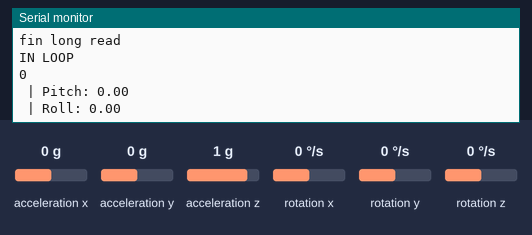
Recording of a sketch running on a simulated Arduino Uno, built with avr-gcc and run on an emulated ATmega328P. On the bench: the last lines printed to the serial monitor. Wiring (inferred from the names in the program): MPU-6050 motion sensor at I2C address 0x68. Inputs (shaded band) come from the test bench; at power-on: acceleration z 1 g, acceleration x 0 g, acceleration y 0 g, rotation x 0 °/s, rotation y 0 °/s, rotation z 0 °/s.

Above: at 1.4 s.
1.5 s: acceleration z set to 0 g
At 2.6 s:
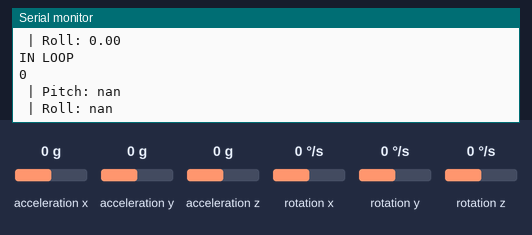
3.8 s: acceleration x set to -1.4 g
At 5.1 s:
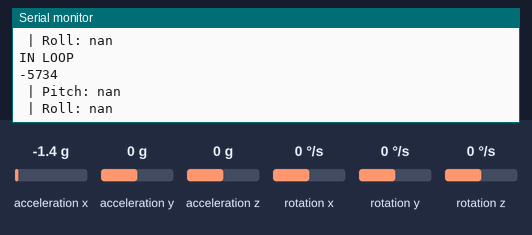
5.3 s: acceleration x set to -0.8 g
At 7.2 s:
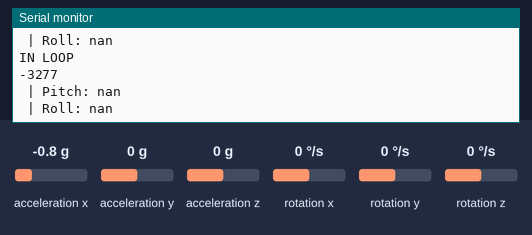
Timing chart, 0 to 8.7 s (numbered marks = the images above; inputs shaded):
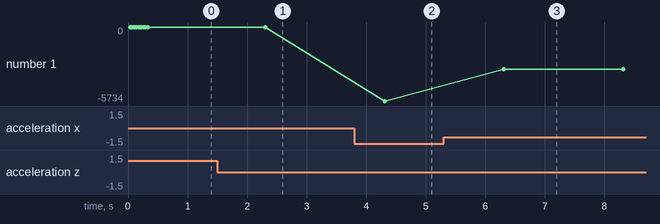

Measured:
- after the input at 1.5 s, the serial monitor: prints a new line after 0.81 s (image 1)
- after the input at 3.8 s, the serial monitor: prints a new line after 0.51 s (image 2)
- after the input at 5.3 s, the serial monitor: prints a new line after 1.0 s (image 3)
- plotted number 1: 0 → -5734 after the input at 3.8 s, -5734 → -3277 after the input at 5.3 s

The sketch:

poc_accel4.ino
```cpp
//FINAL PROJECT
//#include<MPU6050_tockn.h>
#include<Wire.h>
#include <math.h>


//convert the accel data to pitch/roll
/*
void getAngle(int Vx,int Vy,int Vz) {
    double x = Vx;
    double y = Vy;
    double z = Vz;

    pitch = atan(x/sqrt((y*y) + (z*z)));
    roll = atan(y/sqrt((x*x) + (z*z)));
    //convert radians into degrees
    pitch = pitch * (180.0/3.14);
    roll = roll * (180.0/3.14) ;

}
*/

//Variables   for Gyroscope
int gyro_x, gyro_y, gyro_z;
long gyro_x_cal, gyro_y_cal, gyro_z_cal;
boolean   set_gyro_angles;

long acc_x, acc_y, acc_z, acc_total_vector;
float angle_roll_acc,   angle_pitch_acc;

float angle_pitch, angle_roll;
int angle_pitch_buffer,   angle_roll_buffer;
float angle_pitch_output, angle_roll_output;

// Setup   temp variable
int temp;

void setup() {

    // Start Serial Monitor
   Serial.begin(9600);

   Serial.println("starting...");

    Wire.begin();

    //Setup the registers of the MPU-6050
  setup_mpu_6050_registers();

    Serial.println("fin setup");


    int times = 10;
   //Read the raw acc and gyro data from the MPU-6050 1000 times
  for (int cal_int   = 0; cal_int < times ; cal_int ++) {
    Serial.println("start read");
    read_mpu_6050_data();
    Serial.print("fin read:");
    Serial.println(cal_int);
    //Add the   gyro x offset to the gyro_x_cal variable
    gyro_x_cal += gyro_x;
    //Add   the gyro y offset to the gyro_y_cal variable
    gyro_y_cal += gyro_y;
    //Add   the gyro z offset to the gyro_z_cal variable
    gyro_z_cal += gyro_z;
    //Delay   3us to have 250Hz for-loop
    delay(3);
  }

    Serial.println("fin long read");

  // Divide all results   by 1000 to get average offset
  gyro_x_cal /= 1000;
  gyro_y_cal /= 1000;
   gyro_z_cal /= 1000;


}

void loop() {

Serial.println("IN LOOP");
    // Get data from   MPU-6050
  read_mpu_6050_data();
  //delay(500);
  //return;

  //Subtract the offset values from the   raw gyro values
  gyro_x -= gyro_x_cal;
  gyro_y -= gyro_y_cal;
  gyro_z   -= gyro_z_cal;

  //Gyro angle calculations . Note 0.0000611 = 1 / (250Hz   x 65.5)

  //Calculate the traveled pitch angle and add this to the angle_pitch   variable
  angle_pitch += gyro_x * 0.0000611;
  //Calculate the traveled roll   angle and add this to the angle_roll variable
  //0.000001066 = 0.0000611 * (3.142(PI)   / 180degr) The Arduino sin function is in radians
  angle_roll += gyro_y * 0.0000611;

   //If the IMU has yawed transfer the roll angle to the pitch angle
  angle_pitch   += angle_roll * sin(gyro_z * 0.000001066);
  //If the IMU has yawed transfer   the pitch angle to the roll angle
  angle_roll -= angle_pitch * sin(gyro_z *   0.000001066);

  //Accelerometer angle calculations

  //Calculate the   total accelerometer vector
  acc_total_vector = sqrt((acc_x * acc_x) + (acc_y   * acc_y) + (acc_z * acc_z));

  //57.296 = 1 / (3.142 / 180) The Arduino asin   function is in radians
  //Calculate the pitch angle
  angle_pitch_acc = asin((float)acc_y   / acc_total_vector) * 57.296;
  //Calculate the roll angle
  angle_roll_acc   = asin((float)acc_x / acc_total_vector) * -57.296;

  //Accelerometer calibration   value for pitch
  angle_pitch_acc -= 0.0;
  //Accelerometer calibration value   for roll
  angle_roll_acc -= 0.0;

  if (set_gyro_angles) {

    //If   the IMU has been running
    //Correct the drift of the gyro pitch angle with   the accelerometer pitch angle
    angle_pitch = angle_pitch * 0.9996 + angle_pitch_acc   * 0.0004;
    //Correct the drift of the gyro roll angle with the accelerometer   roll angle
    angle_roll = angle_roll * 0.9996 + angle_roll_acc * 0.0004;
   }
  else {
    //IMU has just started
    //Set the gyro pitch angle   equal to the accelerometer pitch angle
    angle_pitch = angle_pitch_acc;
     //Set the gyro roll angle equal to the accelerometer roll angle
    angle_roll   = angle_roll_acc;
    //Set the IMU started flag
    set_gyro_angles = true;
   }

  //To dampen the pitch and roll angles a complementary filter is used
   //Take 90% of the output pitch value and add 10% of the raw pitch value
  angle_pitch_output   = angle_pitch_output * 0.9 + angle_pitch * 0.1;
  //Take 90% of the output roll   value and add 10% of the raw roll value
  angle_roll_output = angle_roll_output   * 0.9 + angle_roll * 0.1;
  //Wait until the loop_timer reaches 4000us (250Hz)   before starting the next loop

    // Print   to Serial Monitor
    Serial.print(" | Pitch: "); Serial.println(angle_pitch_output);
     Serial.print(" | Roll: "); Serial.println(angle_roll_output);

     delay(2000);
}

void setup_mpu_6050_registers() {

  //Activate the MPU-6050

   //Start communicating with the MPU-6050
  Wire.beginTransmission(0x68);
   //Send the requested starting register
  Wire.write(0x6B);
  //Set the requested   starting register
  Wire.write(0x00);
  //End the transmission
  Wire.endTransmission();

   //Configure the accelerometer (+/-8g)

  //Start communicating with the   MPU-6050
  Wire.beginTransmission(0x68);
  //Send the requested starting register
   Wire.write(0x1C);
  //Set the requested starting register
  Wire.write(0x10);
   //End the transmission
  Wire.endTransmission();

  //Configure the gyro   (500dps full scale)

  //Start communicating with the MPU-6050
  Wire.beginTransmission(0x68);
   //Send the requested starting register
  Wire.write(0x1B);
  //Set the requested   starting register
  Wire.write(0x08);
  //End the transmission
  Wire.endTransmission();


}

void   read_mpu_6050_data() {

  //Read the raw gyro and accelerometer data

   //Start communicating with the MPU-6050
  Wire.beginTransmission(0x68);
   //Send the requested starting register
  Wire.write(0x3B);
  //End the transmission
   Wire.endTransmission();
  //Request 14 bytes from the MPU-6050
  Wire.requestFrom(0x68,   14);

  ///Wait until all the bytes are received
  int num = 0;
  while ( Wire.available() <  14 )
  {
    num++;
    if (num >= 100) {
        int x = Wire.getWriteError();
        Serial.print("WRITE ERROR: ");
        Serial.println(x);
        Wire.clearWriteError();
        break;
    }

  }


  //Following statements left shift 8 bits, then bitwise OR.
  //Turns   two 8-bit values into one 16-bit value
  acc_x = Wire.read() << 8 | Wire.read();
   acc_y = Wire.read() << 8 | Wire.read();
  acc_z = Wire.read() << 8 | Wire.read();


   temp = Wire.read() << 8 | Wire.read();
  gyro_x = Wire.read() << 8 | Wire.read();
   gyro_y = Wire.read() << 8 | Wire.read();
  gyro_z = Wire.read() << 8 | Wire.read();

  Serial.println(acc_x);
}
```
